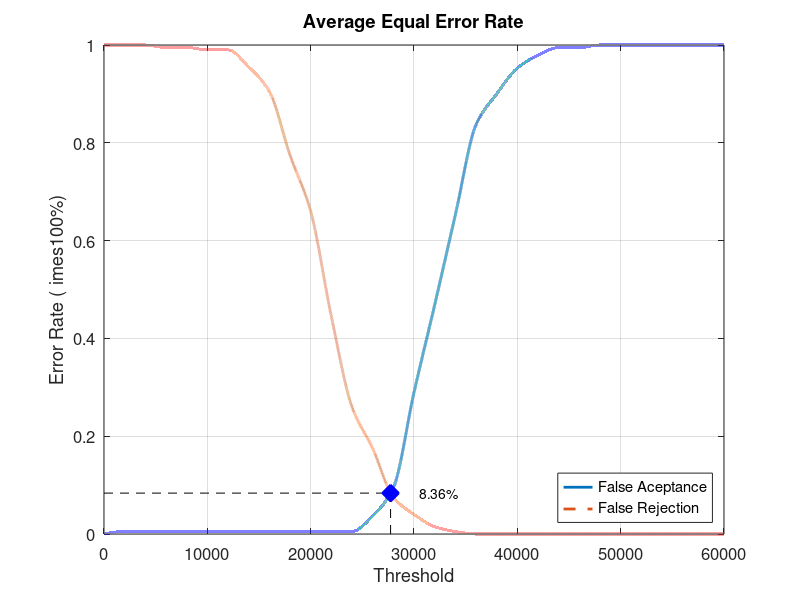
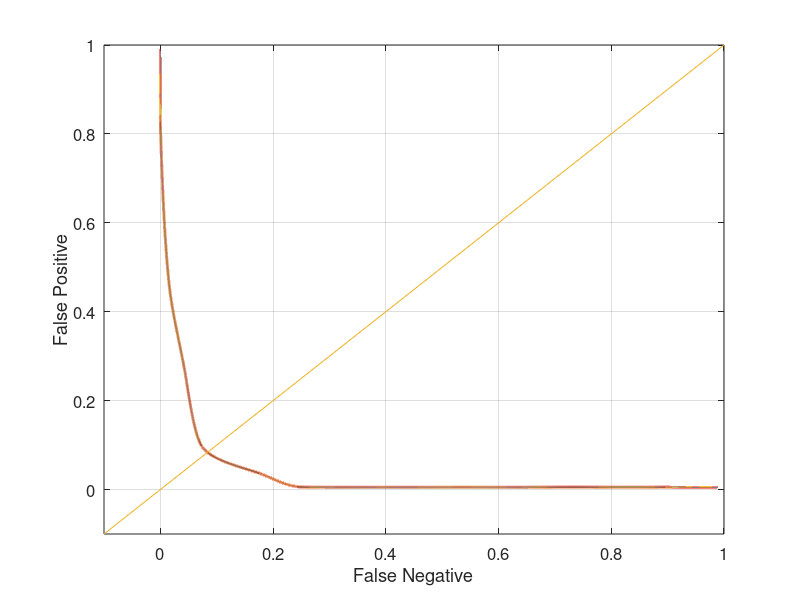

The MATLAB source for these figures, in order:
close all;
clear;
clc;
x = 0:2000:60000;
xq = 0:0.5:60000;

y0 = [0 0.00526316 0.00526316 0.00526316 0.00526316 0.00526316 0.00526316 0.00526316 0.00526316 0.00526316 0.00526316 0.00526316 0.00526316 0.0368421 0.0947368 0.289474 0.468421 0.652632 0.836842 0.9 0.952632 0.978947 0.994737 0.994737 1 1 1 1 1 1 1]
yy0 = interp1(x, y0, xq, 'pchip');
y1 = [1 1 1 0.995 0.995 0.99 0.99 0.955 0.905 0.775 0.66 0.445 0.26 0.175 0.075 0.04 0.015 0.005 0 0 0 0 0 0 0 0 0 0 0 0 0]
yy1 = interp1(x, y1, xq, 'pchip');

% Calculating EER: 
y2 = abs(y0 - y1);
find(y2 == min(y2))
yy2 = abs(yy0 - yy1);
xEER = find(yy2 == min(yy2));
xEERIndex = xq(xEER) % X-axis EER
yEER = yy0(xEER) % Y-axis EER

main = figure
plot(xq, yy0,'-','LineWidth', 2);	hold on
plot(xq, yy1,'--','LineWidth', 2);	hold on
plot([xEERIndex xEERIndex], [0 yEER], 'k--');	hold on
plot([0 xEERIndex], [yEER yEER], 'k--');	hold on
plot(xEERIndex, yEER, 'bx', 'LineWidth', 10);	hold on
text(xEERIndex + 10 * xEERIndex / 100, yEER, [num2str(round((10000 * yEER)) / 100) '%'])
legend('False Aceptance', 'False Rejection', 'Location', 'SouthEast')
xlabel('Threshold')
ylabel('Error Rate (	imes100%)')
title('Average Equal Error Rate')
set(gca, 'FontSize', 12)
axis([0 60000 0 1])
grid on

print(main, 'Database3_1Main', '-dpng');
FNRxFPR = figure('Color', [1 1 1]);
plot(yy1, yy0, '-', yy1, yy0, 'LineWidth', 2);
hold on
y = -0.1:0.1:1
plot(y, y); 
set(gca, 'FontSize', 12)
xlabel('False Negative')
ylabel('False Positive')
axis([-0.1 1 -0.1 1])
set(gca, 'FontSize', 12)
grid on

print(FNRxFPR, 'Database3_1FNRxFPR','-dpng');
